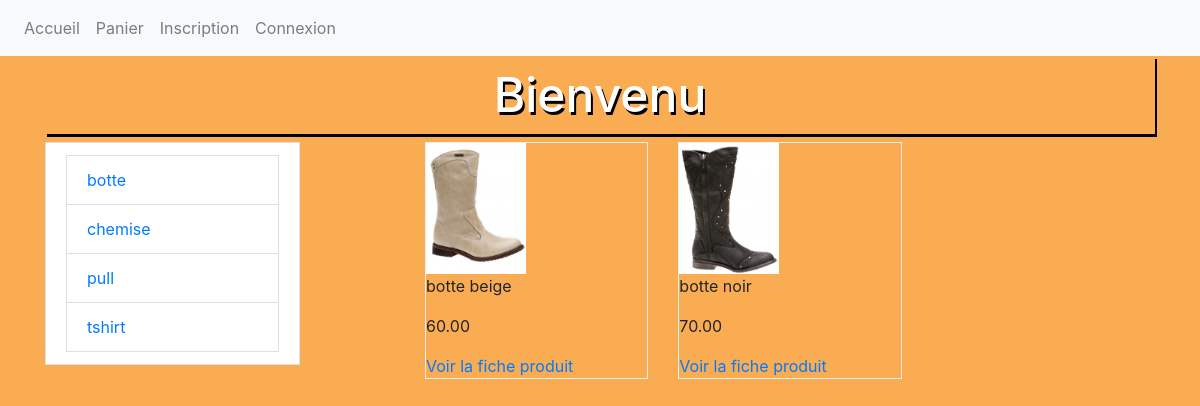
The page /boutique.php?categorie=botte on the database its author committed.
### tables this page shows
CREATE TABLE produit (
  id_produit int(5) NOT NULL AUTO_INCREMENT,
  reference int(15) NOT NULL,
  categorie varchar(70) NOT NULL,
  titre varchar(150) NOT NULL,
  description text NOT NULL,
  couleur varchar(10) NOT NULL,
  taille varchar(2) NOT NULL,
  sexe enum('m','f') NOT NULL,
  photo varchar(250) NOT NULL,
  prix double(7,2) NOT NULL,
  stock int(4) NOT NULL,
  PRIMARY KEY (id_produit),
  UNIQUE KEY reference (reference)
);

### inc/fonction.inc.php (called while the page is built, shortened)
<?php
function execute_requete( $req ){
    global $pdo;
    $pdostatement = $pdo->query( $req );
    return $pdostatement;
}
function userConnect(){
    if( !isset( $_SESSION['membre'] ) ){
        return false;
    }
    else{
        return true;
    }
}

### inc/init.inc.php (called while the page is built, shortened)
<?php
$pdo = new PDO('mysql:host=localhost;dbname=boutique', 'root', '', array( PDO::ATTR_ERRMODE=>PDO::ERRMODE_WARNING, PDO::MYSQL_ATTR_INIT_COMMAND=>"SET NAMES UTF8" ) );
$content = '';
require_once 'fonction.inc.php';

### boutique.php (the view)
<?php require_once "inc/header.inc.php"; ?>
<?php
$r = execute_requete(" SELECT DISTINCT categorie FROM produit ");
$content .= '<div class="row">';
    $content .= '<div class="col-lg-3">';
        $content .= '<div class="list-group-item">';
        while( $categorie = $r->fetch( PDO::FETCH_ASSOC ) ){
            $content .= "<a href='?categorie=$categorie[categorie]' class='list-group-item'>
                            $categorie[categorie]
                        </a>";
        }
        $content .= '</div>';
    $content .= '</div>';
    $content .= '<div class="col-lg-8 offset-1">';
        $content .= '<div class="row">';
          if($_GET){
            $r = execute_requete(" SELECT * FROM produit WHERE categorie = '$_GET[categorie]' ");
            while( $produit = $r->fetch( PDO::FETCH_ASSOC ) ){
                $content .= '<div class="col-lg-4">';
                    $content .= '<div class="thumbnail" style="border:1px solid #eee;">';
                        $content .= "<a href='fiche_produit.php?id_produit=$produit[id_produit]'>
                                        <img src='$produit[photo]' width='100'>
                                    </a>";
                        $content .= '<div class="caption">';
                            $content .= "<p>$produit[titre]</p>";
                            $content .= "<p>$produit[prix]</p>";
                            $content .= "<a href='fiche_produit.php?id_produit=$produit[id_produit]'>
                                            Voir la fiche produit
                                         </a>";
                        $content .= '</div>';
                    $content .= '</div>';
                $content .= '</div>';
            }
          }
        $content .= '</div>';
    $content .= '</div>';
$content .= '</div>';
?>
<h1>Bienvenu</h1>
<?= $content;   ?>
<?php require_once "inc/footer.inc.php"; ?>

### inc/header.inc.php (shortened to what this page needs)
<?php require_once "init.inc.php"; ?>
<!DOCTYPE html>
<html lang="fr">
<head>
    <link rel="stylesheet" href="https://stackpath.bootstrapcdn.com/bootstrap/4.5.2/css/bootstrap.min.css"
>
    <link rel="stylesheet" href="https://use.fontawesome.com/releases/v5.8.2/css/all.css"
>
    <link rel="stylesheet" href="assets/css/styles.css">
</head>
<body>
    <nav class="navbar navbar-expand-lg navbar-light bg-light">
        <div class="collapse navbar-collapse" id="navbarSupportedContent">
            <ul class="navbar-nav mr-auto">
                <li class="nav-item">
                    <a class="nav-link" href="<?php echo URL ?>boutique.php">Accueil</a>
                </li>
                <li class="nav-item">
                    <a class="nav-link" href="<?php echo URL ?>panier.php">Panier</a>
                </li>
                <?php if( userConnect() ) : ?>
                <li class="nav-item">
                    <a class="nav-link" href="<?= URL ?>profil.php">Profil</a>
                </li>
                <li class="nav-item">
                    <a class="nav-link" href="<?php echo URL ?>connexion.php?action=deconnexion">Deconnexion</a>
                </li>
                <?php else : ?>
                <li class="nav-item">
                    <a class="nav-link" href="<?= URL ?>inscription.php">Inscription</a>
                </li>
                <li class="nav-item">
                    <a class="nav-link" href="<?= URL ?>connexion.php">Connexion</a>
                </li>
                <?php endif; ?>
            </ul>
        </div>
    </nav>
    <div class="container">

### inc/footer.inc.php (shortened to what this page needs)
</div>
</body>
</html>

### assets/css/styles.css (style rules this page uses)
body { background-color: rgba(248, 142, 20, 0.733) !important; width: 100% !important; height: 100% !important; }
h1 { text-align: center !important; font-size: 3rem !important; padding: 10px; box-shadow: 2px 3px 0px black; text-shadow: 2px 3px 0px black; color: white; }

### rows shown on the page
produit: photo (picture), titre "botte beige", prix "60.00"
produit: photo (picture), titre "botte noir", prix "70.00"

### other values the page prints
$categorie[categorie] "botte"
$categorie[categorie] "chemise"
$categorie[categorie] "pull"
$categorie[categorie] "tshirt"
